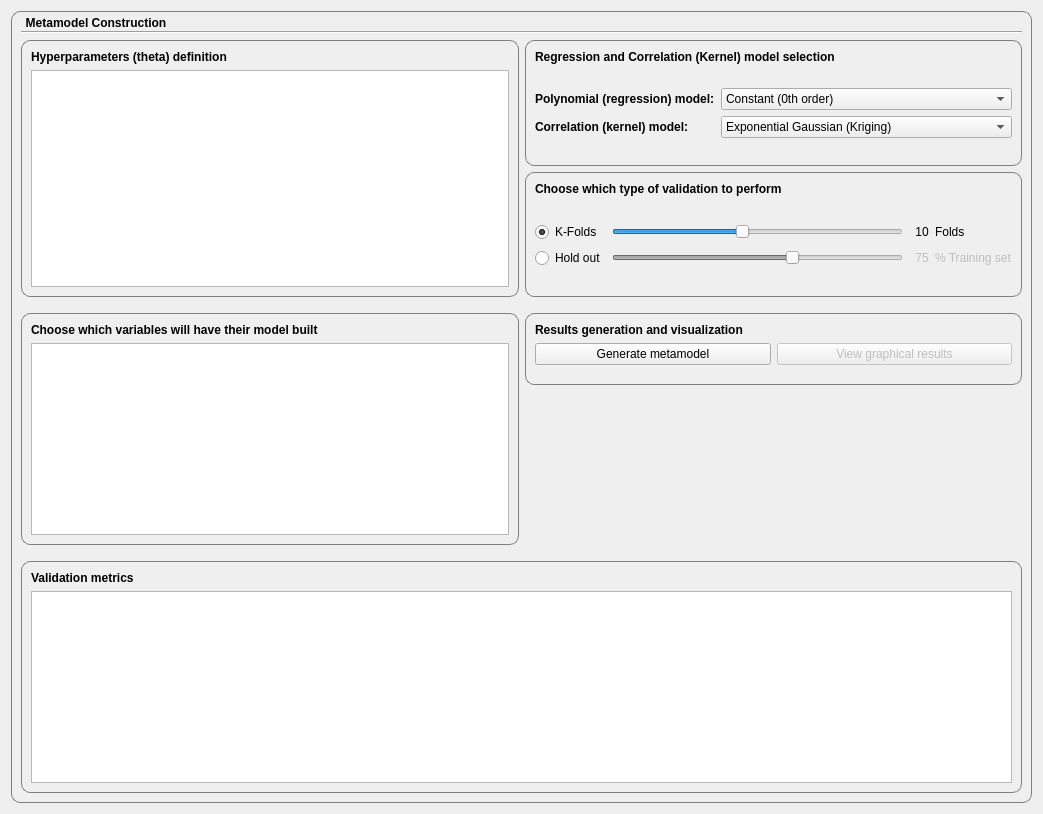
<?xml version="1.0" encoding="UTF-8"?>
<ui version="4.0">
 <class>Form</class>
 <widget class="QWidget" name="Form">
  <property name="geometry">
   <rect>
    <x>0</x>
    <y>0</y>
    <width>1043</width>
    <height>814</height>
   </rect>
  </property>
  <property name="windowTitle">
   <string>Form</string>
  </property>
  <layout class="QGridLayout" name="gridLayout">
   <item row="0" column="0">
    <widget class="QGroupBox" name="groupBox">
     <property name="styleSheet">
      <string notr="true">QGroupBox {
    border: 1px solid gray;
    border-radius: 9px;
	font-weight: bold;
}

QGroupBox::title {
    subcontrol-origin: margin;
    left: 10px;
    top: 5px;
    padding: 0 3px 0 3px;
}</string>
     </property>
     <property name="title">
      <string>Metamodel Construction</string>
     </property>
     <layout class="QGridLayout" name="gridLayout_2">
      <item row="8" column="0">
       <spacer name="verticalSpacer_4">
        <property name="orientation">
         <enum>Qt::Vertical</enum>
        </property>
        <property name="sizeType">
         <enum>QSizePolicy::Fixed</enum>
        </property>
        <property name="sizeHint" stdset="0">
         <size>
          <width>20</width>
          <height>10</height>
         </size>
        </property>
       </spacer>
      </item>
      <item row="0" column="0">
       <spacer name="verticalSpacer">
        <property name="orientation">
         <enum>Qt::Vertical</enum>
        </property>
        <property name="sizeType">
         <enum>QSizePolicy::Fixed</enum>
        </property>
        <property name="sizeHint" stdset="0">
         <size>
          <width>20</width>
          <height>10</height>
         </size>
        </property>
       </spacer>
      </item>
      <item row="3" column="1">
       <widget class="QGroupBox" name="groupBox_4">
        <property name="styleSheet">
         <string notr="true">QGroupBox {
    border: 1px solid gray;
    border-radius: 9px;
	font-weight: bold;
}

QGroupBox::title {
    subcontrol-origin: margin;
    left: 10px;
    top: 5px;
    padding: 0 3px 0 3px;
}</string>
        </property>
        <property name="title">
         <string/>
        </property>
        <layout class="QGridLayout" name="gridLayout_5">
         <item row="4" column="1">
          <spacer name="verticalSpacer_3">
           <property name="orientation">
            <enum>Qt::Vertical</enum>
           </property>
           <property name="sizeHint" stdset="0">
            <size>
             <width>20</width>
             <height>10</height>
            </size>
           </property>
          </spacer>
         </item>
         <item row="3" column="0">
          <widget class="QRadioButton" name="holdOutRadioButton">
           <property name="text">
            <string>Hold out</string>
           </property>
          </widget>
         </item>
         <item row="2" column="0">
          <widget class="QRadioButton" name="kFoldRadioButton">
           <property name="text">
            <string>K-Folds</string>
           </property>
           <property name="checked">
            <bool>true</bool>
           </property>
          </widget>
         </item>
         <item row="2" column="3">
          <widget class="QLabel" name="kfoldsLabel">
           <property name="toolTip">
            <string>Number of k folds to cross validate the model</string>
           </property>
           <property name="text">
            <string>10</string>
           </property>
           <property name="alignment">
            <set>Qt::AlignCenter</set>
           </property>
          </widget>
         </item>
         <item row="2" column="4">
          <widget class="QLabel" name="label_9">
           <property name="toolTip">
            <string>Folds</string>
           </property>
           <property name="text">
            <string>Folds</string>
           </property>
          </widget>
         </item>
         <item row="0" column="0" colspan="4">
          <widget class="QLabel" name="label_6">
           <property name="font">
            <font>
             <weight>75</weight>
             <bold>true</bold>
            </font>
           </property>
           <property name="text">
            <string>Choose which type of validation to perform</string>
           </property>
          </widget>
         </item>
         <item row="3" column="3">
          <widget class="QLabel" name="validationPointsLabel">
           <property name="enabled">
            <bool>false</bool>
           </property>
           <property name="toolTip">
            <string>This is the % of the points that are going to be used to build the model, the rest is going to be used as validation set.</string>
           </property>
           <property name="text">
            <string>75</string>
           </property>
           <property name="alignment">
            <set>Qt::AlignCenter</set>
           </property>
          </widget>
         </item>
         <item row="2" column="1">
          <widget class="QSlider" name="kfoldsHorizontalSlider">
           <property name="minimum">
            <number>2</number>
           </property>
           <property name="maximum">
            <number>20</number>
           </property>
           <property name="value">
            <number>10</number>
           </property>
           <property name="orientation">
            <enum>Qt::Horizontal</enum>
           </property>
          </widget>
         </item>
         <item row="3" column="1">
          <widget class="QSlider" name="holdoutHorizontalSlider">
           <property name="enabled">
            <bool>false</bool>
           </property>
           <property name="minimum">
            <number>50</number>
           </property>
           <property name="maximum">
            <number>90</number>
           </property>
           <property name="value">
            <number>75</number>
           </property>
           <property name="orientation">
            <enum>Qt::Horizontal</enum>
           </property>
          </widget>
         </item>
         <item row="3" column="4">
          <widget class="QLabel" name="label_8">
           <property name="enabled">
            <bool>false</bool>
           </property>
           <property name="toolTip">
            <string/>
           </property>
           <property name="text">
            <string>% Training set</string>
           </property>
          </widget>
         </item>
         <item row="1" column="1">
          <spacer name="verticalSpacer_9">
           <property name="orientation">
            <enum>Qt::Vertical</enum>
           </property>
           <property name="sizeHint" stdset="0">
            <size>
             <width>20</width>
             <height>10</height>
            </size>
           </property>
          </spacer>
         </item>
        </layout>
       </widget>
      </item>
      <item row="2" column="1">
       <widget class="QGroupBox" name="groupBox_2">
        <property name="maximumSize">
         <size>
          <width>16777215</width>
          <height>16777215</height>
         </size>
        </property>
        <property name="title">
         <string/>
        </property>
        <layout class="QGridLayout" name="gridLayout_3">
         <item row="0" column="0">
          <widget class="QLabel" name="label_4">
           <property name="font">
            <font>
             <weight>75</weight>
             <bold>true</bold>
            </font>
           </property>
           <property name="text">
            <string>Regression and Correlation (Kernel) model selection</string>
           </property>
          </widget>
         </item>
         <item row="4" column="0">
          <layout class="QFormLayout" name="formLayout">
           <item row="0" column="0">
            <widget class="QLabel" name="label_2">
             <property name="font">
              <font>
               <weight>75</weight>
               <bold>true</bold>
              </font>
             </property>
             <property name="text">
              <string>Polynomial (regression) model:</string>
             </property>
            </widget>
           </item>
           <item row="0" column="1">
            <widget class="QComboBox" name="regrComboBox">
             <item>
              <property name="text">
               <string>Constant (0th order)</string>
              </property>
             </item>
             <item>
              <property name="text">
               <string>Linear (1st order)</string>
              </property>
             </item>
             <item>
              <property name="text">
               <string>Quadratic (2nd order)</string>
              </property>
             </item>
            </widget>
           </item>
           <item row="1" column="0">
            <widget class="QLabel" name="label_3">
             <property name="font">
              <font>
               <weight>75</weight>
               <bold>true</bold>
              </font>
             </property>
             <property name="text">
              <string>Correlation (kernel) model:</string>
             </property>
            </widget>
           </item>
           <item row="1" column="1">
            <widget class="QComboBox" name="corrComboBox">
             <item>
              <property name="text">
               <string>Exponential Gaussian (Kriging)</string>
              </property>
             </item>
            </widget>
           </item>
          </layout>
         </item>
         <item row="5" column="0">
          <spacer name="verticalSpacer_2">
           <property name="orientation">
            <enum>Qt::Vertical</enum>
           </property>
           <property name="sizeType">
            <enum>QSizePolicy::Expanding</enum>
           </property>
           <property name="sizeHint" stdset="0">
            <size>
             <width>20</width>
             <height>10</height>
            </size>
           </property>
          </spacer>
         </item>
         <item row="1" column="0">
          <spacer name="verticalSpacer_8">
           <property name="orientation">
            <enum>Qt::Vertical</enum>
           </property>
           <property name="sizeHint" stdset="0">
            <size>
             <width>20</width>
             <height>10</height>
            </size>
           </property>
          </spacer>
         </item>
        </layout>
       </widget>
      </item>
      <item row="5" column="1">
       <widget class="QGroupBox" name="groupBox_3">
        <property name="title">
         <string/>
        </property>
        <layout class="QGridLayout" name="gridLayout_4">
         <item row="0" column="0">
          <widget class="QLabel" name="label_5">
           <property name="font">
            <font>
             <weight>75</weight>
             <bold>true</bold>
            </font>
           </property>
           <property name="text">
            <string>Results generation and visualization</string>
           </property>
          </widget>
         </item>
         <item row="1" column="0">
          <widget class="QPushButton" name="generateModelpushButton">
           <property name="text">
            <string>Generate metamodel</string>
           </property>
          </widget>
         </item>
         <item row="1" column="1">
          <widget class="QPushButton" name="viewPlotPushButton">
           <property name="enabled">
            <bool>false</bool>
           </property>
           <property name="text">
            <string>View graphical results</string>
           </property>
          </widget>
         </item>
         <item row="2" column="0">
          <spacer name="verticalSpacer_6">
           <property name="orientation">
            <enum>Qt::Vertical</enum>
           </property>
           <property name="sizeType">
            <enum>QSizePolicy::Fixed</enum>
           </property>
           <property name="sizeHint" stdset="0">
            <size>
             <width>20</width>
             <height>10</height>
            </size>
           </property>
          </spacer>
         </item>
        </layout>
       </widget>
      </item>
      <item row="1" column="0" colspan="2">
       <widget class="Line" name="line">
        <property name="orientation">
         <enum>Qt::Horizontal</enum>
        </property>
       </widget>
      </item>
      <item row="11" column="0" colspan="2">
       <widget class="QGroupBox" name="groupBox_7">
        <property name="title">
         <string/>
        </property>
        <layout class="QGridLayout" name="gridLayout_8">
         <item row="1" column="0">
          <widget class="QTableView" name="crossValMetricTableView">
           <property name="editTriggers">
            <set>QAbstractItemView::NoEditTriggers</set>
           </property>
           <attribute name="horizontalHeaderStretchLastSection">
            <bool>true</bool>
           </attribute>
          </widget>
         </item>
         <item row="0" column="0">
          <widget class="QLabel" name="label_10">
           <property name="font">
            <font>
             <weight>75</weight>
             <bold>true</bold>
            </font>
           </property>
           <property name="text">
            <string>Validation metrics</string>
           </property>
          </widget>
         </item>
        </layout>
       </widget>
      </item>
      <item row="4" column="0">
       <spacer name="verticalSpacer_5">
        <property name="orientation">
         <enum>Qt::Vertical</enum>
        </property>
        <property name="sizeType">
         <enum>QSizePolicy::Fixed</enum>
        </property>
        <property name="sizeHint" stdset="0">
         <size>
          <width>20</width>
          <height>10</height>
         </size>
        </property>
       </spacer>
      </item>
      <item row="2" column="0" rowspan="2">
       <widget class="QGroupBox" name="groupBox_6">
        <property name="title">
         <string/>
        </property>
        <layout class="QGridLayout" name="gridLayout_7">
         <item row="1" column="0">
          <widget class="QTableView" name="thetaTableView">
           <attribute name="horizontalHeaderStretchLastSection">
            <bool>true</bool>
           </attribute>
          </widget>
         </item>
         <item row="0" column="0">
          <widget class="QLabel" name="label">
           <property name="font">
            <font>
             <weight>75</weight>
             <bold>true</bold>
            </font>
           </property>
           <property name="text">
            <string>Hyperparameters (theta) definition</string>
           </property>
          </widget>
         </item>
        </layout>
       </widget>
      </item>
      <item row="6" column="1">
       <spacer name="verticalSpacer_7">
        <property name="orientation">
         <enum>Qt::Vertical</enum>
        </property>
        <property name="sizeHint" stdset="0">
         <size>
          <width>20</width>
          <height>40</height>
         </size>
        </property>
       </spacer>
      </item>
      <item row="5" column="0" rowspan="2">
       <widget class="QGroupBox" name="groupBox_5">
        <property name="title">
         <string/>
        </property>
        <layout class="QGridLayout" name="gridLayout_6">
         <item row="1" column="0">
          <widget class="QTableView" name="outvariableTableView">
           <attribute name="horizontalHeaderStretchLastSection">
            <bool>true</bool>
           </attribute>
          </widget>
         </item>
         <item row="0" column="0">
          <widget class="QLabel" name="label_7">
           <property name="font">
            <font>
             <weight>75</weight>
             <bold>true</bold>
            </font>
           </property>
           <property name="text">
            <string>Choose which variables will have their model built</string>
           </property>
          </widget>
         </item>
        </layout>
       </widget>
      </item>
     </layout>
    </widget>
   </item>
  </layout>
 </widget>
 <resources/>
 <connections>
  <connection>
   <sender>kfoldsHorizontalSlider</sender>
   <signal>valueChanged(int)</signal>
   <receiver>kfoldsLabel</receiver>
   <slot>setNum(int)</slot>
   <hints>
    <hint type="sourcelabel">
     <x>913</x>
     <y>228</y>
    </hint>
    <hint type="destinationlabel">
     <x>933</x>
     <y>225</y>
    </hint>
   </hints>
  </connection>
  <connection>
   <sender>holdoutHorizontalSlider</sender>
   <signal>valueChanged(int)</signal>
   <receiver>validationPointsLabel</receiver>
   <slot>setNum(int)</slot>
   <hints>
    <hint type="sourcelabel">
     <x>913</x>
     <y>253</y>
    </hint>
    <hint type="destinationlabel">
     <x>929</x>
     <y>251</y>
    </hint>
   </hints>
  </connection>
  <connection>
   <sender>kFoldRadioButton</sender>
   <signal>toggled(bool)</signal>
   <receiver>kfoldsHorizontalSlider</receiver>
   <slot>setEnabled(bool)</slot>
   <hints>
    <hint type="sourcelabel">
     <x>589</x>
     <y>224</y>
    </hint>
    <hint type="destinationlabel">
     <x>625</x>
     <y>224</y>
    </hint>
   </hints>
  </connection>
  <connection>
   <sender>holdOutRadioButton</sender>
   <signal>toggled(bool)</signal>
   <receiver>holdoutHorizontalSlider</receiver>
   <slot>setEnabled(bool)</slot>
   <hints>
    <hint type="sourcelabel">
     <x>597</x>
     <y>252</y>
    </hint>
    <hint type="destinationlabel">
     <x>610</x>
     <y>250</y>
    </hint>
   </hints>
  </connection>
  <connection>
   <sender>kFoldRadioButton</sender>
   <signal>toggled(bool)</signal>
   <receiver>kfoldsLabel</receiver>
   <slot>setEnabled(bool)</slot>
   <hints>
    <hint type="sourcelabel">
     <x>597</x>
     <y>217</y>
    </hint>
    <hint type="destinationlabel">
     <x>931</x>
     <y>220</y>
    </hint>
   </hints>
  </connection>
  <connection>
   <sender>kFoldRadioButton</sender>
   <signal>toggled(bool)</signal>
   <receiver>label_9</receiver>
   <slot>setEnabled(bool)</slot>
   <hints>
    <hint type="sourcelabel">
     <x>597</x>
     <y>216</y>
    </hint>
    <hint type="destinationlabel">
     <x>983</x>
     <y>213</y>
    </hint>
   </hints>
  </connection>
  <connection>
   <sender>holdOutRadioButton</sender>
   <signal>toggled(bool)</signal>
   <receiver>validationPointsLabel</receiver>
   <slot>setEnabled(bool)</slot>
   <hints>
    <hint type="sourcelabel">
     <x>595</x>
     <y>256</y>
    </hint>
    <hint type="destinationlabel">
     <x>928</x>
     <y>258</y>
    </hint>
   </hints>
  </connection>
  <connection>
   <sender>holdOutRadioButton</sender>
   <signal>toggled(bool)</signal>
   <receiver>label_8</receiver>
   <slot>setEnabled(bool)</slot>
   <hints>
    <hint type="sourcelabel">
     <x>571</x>
     <y>246</y>
    </hint>
    <hint type="destinationlabel">
     <x>952</x>
     <y>252</y>
    </hint>
   </hints>
  </connection>
  <connection>
   <sender>holdOutRadioButton</sender>
   <signal>toggled(bool)</signal>
   <receiver>viewPlotPushButton</receiver>
   <slot>setEnabled(bool)</slot>
   <hints>
    <hint type="sourcelabel">
     <x>566</x>
     <y>251</y>
    </hint>
    <hint type="destinationlabel">
     <x>895</x>
     <y>351</y>
    </hint>
   </hints>
  </connection>
 </connections>
</ui>
